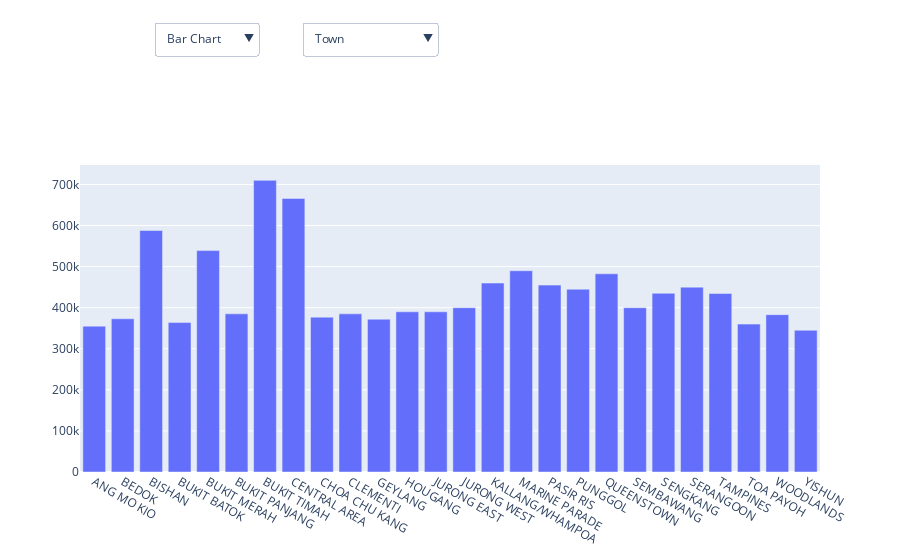

Source (notebook cell):
### Code cell
################plotly custom graph try try laaaalalalalalallaa #################

##### plotly go objeccts try test #####

df5 = pd.read_excel("C://Users//Denzel//Desktop//resaleflatprice_140922.xlsx", sheet_name="resale-flat-prices-based-on-reg")

average_price_town=df5.groupby('town', as_index=False)['resale_price'].median()
average_price_type=df5.groupby('flat_type', as_index=False)['resale_price'].median()
average_price_month=df5.groupby('month', as_index=False)['resale_price'].median()
average_price_storey=df5.groupby('storey_range', as_index=False)['resale_price'].median()
average_price_areasq=df5.groupby('floor_area_sqm', as_index=False)['resale_price'].median()
average_price_model=df5.groupby('flat_model', as_index=False)['resale_price'].median()
average_price_lease=df5.groupby('remaining_lease', as_index=False)['resale_price'].median()


df55 = pd.DataFrame(average_price_town)
df66 = pd.DataFrame(average_price_type)
df77 = pd.DataFrame(average_price_month)
df88 = pd.DataFrame(average_price_storey)
df99 = pd.DataFrame(average_price_areasq)
df100 = pd.DataFrame(average_price_model)
df101 = pd.DataFrame(average_price_lease)


s_town = df55['town'].to_numpy()
s_price = df55['resale_price'].to_numpy()

s_type = df66['flat_type'].to_numpy()
s_price2 = df66['resale_price'].to_numpy()

s_month = df77['month'].to_numpy()
s_price3 = df77['resale_price'].to_numpy()

s_storey = df88['storey_range'].to_numpy()
s_price4 = df88['resale_price'].to_numpy()

s_areasq = df99['floor_area_sqm'].to_numpy()
s_price5 = df99['resale_price'].to_numpy()

s_model = df100['flat_model'].to_numpy()
s_price6 = df100['resale_price'].to_numpy()

s_lease = df101['remaining_lease'].to_numpy()
s_price7 = df101['resale_price'].to_numpy()


plot = go.Figure(data=[go.Bar(
    name='Town',
    x=s_town,
    y=s_price
),
    go.Bar(
    name='month',
    x=s_month,
    y=s_price3, visible=False
),
    go.Bar(
    name='storey_range',
    x=s_storey,
    y=s_price4, visible=False
),
    go.Bar(
    name='flat Type',
    x=s_type,
    y=s_price2, visible=False
),
    go.Bar(
    name='floor area sqm',
    x=s_areasq,
    y=s_price5, visible=False
),
    go.Bar(
    name='Flat Model',
    x=s_model,
    y=s_price6, visible=False
),
    go.Bar(
    name='Remaining Lease',
    x=s_lease,
    y=s_price7, visible=False
)
                      
                      
                      
                      
                      ])


# Add dropdown
plot.update_layout(
    updatemenus=[
        dict(
            buttons=list([
                dict(
                    args=["type", "bar"],
                    label="Bar Chart",
                    method="restyle"
                ),
                dict(
                    args=[{"mode": "markers", "type": "scatter"}],
                    label="Scatter Plot",
                    method="restyle"
                ),
                dict(
                    args=[{"mode": "lines", "type": "pie", "textinfo":"label+percent", "textposition":"inside"}],
                    label="Pie Chart",
                    method="restyle"
                ),
                dict(
                    args=[{"mode": "lines", "type": "scatter"}],
                    label="Line Chart",
                    method="restyle"
                )
            ]),
            direction="down",
            pad={"r": 10, "t": 10},
            showactive=True,
            x=0.1,
            xanchor="left",
            y=1.5,
            yanchor="top"
        ),
        
        
        dict(
            active=0,
            buttons=list([
                dict(label="Town",
                     method="update",
                     args=[{"visible": [True, False, False, False, False, False, False]},
                           {"title": "Flat Type",
                            }]),
                dict(label="Month",
                     method="update",
                     args=[{"visible": [False, True, False, False, False, False, False]},
                           {"title": "Month",
                            }]),
                dict(label="Storey",
                     method="update",
                     args=[{"visible": [False, False, True, False, False, False, False]},
                           {"title": "Storey",
                            }]),
                dict(label="Flat Type",
                     method="update",
                     args=[{"visible": [False, False, False, True, False, False, False]},
                           {"title": "Flat Type",
                            }]),
                dict(label="Floor area sqm",
                     method="update",
                     args=[{"visible": [False, False, False, False, True, False, False]},
                           {"title": "Flat Type",
                            }]),
                dict(label="Flat Model",
                     method="update",
                     args=[{"visible": [False, False, False, False, False, True, False]},
                           {"title": "Flat Model",
                            }]),
                dict(label="Remaining Lease",
                     method="update",
                     args=[{"visible": [False, False, False, False, False, False, True]},
                           {"title": "Remaining Lease",
                            }]),
                
                
                
            ]),
            direction="down",
            pad={"r": 10, "t": 10},
            showactive=True,
            x=0.3,
            xanchor="left",
            y=1.5,
            yanchor="top"
        )
        
        
    ]
)

plot

### Figure 1 — Plotly figure (JSON) as saved in the notebook; plotly's stock layout.template omitted (floating-point values rounded to 4 significant figures; data arrays with more than 128 entries replaced by an {"elided": "..."} marker saying what was removed)
{"data": [{"name": "Town", "type": "bar", "x": ["ANG MO KIO", "BEDOK", "BISHAN", "BUKIT BATOK", "BUKIT MERAH", "BUKIT PANJANG", "BUKIT TIMAH", "CENTRAL AREA", "CHOA CHU KANG", "CLEMENTI", "GEYLANG", "HOUGANG", "JURONG EAST", "JURONG WEST", "KALLANG/WHAMPOA", "MARINE PARADE", "PASIR RIS", "PUNGGOL", "QUEENSTOWN", "SEMBAWANG", "SENGKANG", "SERANGOON", "TAMPINES", "TOA PAYOH", "WOODLANDS", "YISHUN"], "y": [355000, 373000, 588000, 363800, 539000, 385000, 710000, 665944, 377000, 385000, 372000, 390000, 390000, 400000, 460000, 490000, 455000, 445000, 482500, 400000, 435000, 450000, 434500, 360000, 383000, 345000]}, {"name": "month", "type": "bar", "visible": false, "x": ["2015-01-01T00:00:00.000000000", "2015-02-01T00:00:00.000000000", "2015-03-01T00:00:00.000000000", "2015-04-01T00:00:00.000000000", "2015-05-01T00:00:00.000000000", "2015-06-01T00:00:00.000000000", "2015-07-01T00:00:00.000000000", "2015-08-01T00:00:00.000000000", "2015-09-01T00:00:00.000000000", "2015-10-01T00:00:00.000000000", "2015-11-01T00:00:00.000000000", "2015-12-01T00:00:00.000000000", "2016-01-01T00:00:00.000000000", "2016-02-01T00:00:00.000000000", "2016-03-01T00:00:00.000000000", "2016-04-01T00:00:00.000000000", "2016-05-01T00:00:00.000000000", "2016-06-01T00:00:00.000000000", "2016-07-01T00:00:00.000000000", "2016-08-01T00:00:00.000000000", "2016-09-01T00:00:00.000000000", "2016-10-01T00:00:00.000000000", "2016-11-01T00:00:00.000000000", "2016-12-01T00:00:00.000000000"], "y": [415000, 405000, 403000, 406000, 410000, 405000, 405000, 403000, 405500, 400000, 408000, 410000, 400000, 405500, 410000, 410000, 414000, 408000, 416750, 403000, 410000, 408500, 410000, 410000]}, {"name": "storey_range", "type": "bar", "visible": false, "x": ["01 TO 03", "04 TO 06", "07 TO 09", "10 TO 12", "13 TO 15", "16 TO 18", "19 TO 21", "22 TO 24", "25 TO 27", "28 TO 30", "31 TO 33", "34 TO 36", "37 TO 39", "40 TO 42", "43 TO 45", "46 TO 48", "49 TO 51"], "y": [378000, 390000, 403888, 412000, 450000, 480000, 582500, 675000, 705000, 743000, 828000, 850000, 858000, 881888, 970000, 957500, 924440]}, {"name": "flat Type", "type": "bar", "visible": false, "x": ["1 ROOM", "2 ROOM", "3 ROOM", "4 ROOM", "5 ROOM", "EXECUTIVE", "MULTI-GENERATION"], "y": [209500, 245000, 310000, 405000, 475000, 600000, 735000]}, {"name": "floor area sqm", "type": "bar", "visible": false, "x": {"elided": "153 int values"}, "y": {"elided": "153 int values"}}, {"name": "Flat Model", "type": "bar", "visible": false, "x": ["2-room", "Adjoined flat", "Apartment", "DBSS", "Improved", "Improved-Maisonette", "Maisonette", "Model A", "Model A-Maisonette", "Model A2", "Multi Generation", "New Generation", "Premium Apartment", "Premium Apartment Loft", "Premium Maisonette", "Simplified", "Standard", "Terrace", "Type S1", "Type S2"], "y": [240000, 694000, 590000, 730000, 437000, 685000, 650000, 399888, 720500, 358000, 735000, 335000, 443444, 780000, 736500, 341444, 327000, 826500, 865000, 980000]}, {"name": "Remaining Lease", "type": "bar", "visible": false, "x": [48, 49, 50, 51, 52, 53, 54, 55, 56, 57, 58, 59, 60, 61, 62, 63, 64, 65, 66, 67, 68, 69, 70, 71, 72, 73, 74, 75, 76, 77, 78, 79, 80, 81, 82, 83, 84, 85, 86, 87, 88, 89, 90, 91, 92, 93, 94, 95, 96, 97], "y": [250000, 281500, 275000, 287500, 302000, 303944, 305000, 315000, 325000, 369888, 370000, 353000, 360000, 360000, 357500, 342000, 335000, 340000, 350000, 370000, 370000, 366000, 363000, 380000, 400000, 400000, 447000, 495000, 465500, 465000, 450000, 440000, 430000, 428500, 430000, 435000, 435000, 430000, 425000, 431944, 470000, 569000, 505000, 505944, 525000, 585000, 488000, 450000, 695000, 750000]}], "layout": {"updatemenus": [{"buttons": [{"args": ["type", "bar"], "label": "Bar Chart", "method": "restyle"}, {"args": [{"mode": "markers", "type": "scatter"}], "label": "Scatter Plot", "method": "restyle"}, {"args": [{"mode": "lines", "textinfo": "label+percent", "textposition": "inside", "type": "pie"}], "label": "Pie Chart", "method": "restyle"}, {"args": [{"mode": "lines", "type": "scatter"}], "label": "Line Chart", "method": "restyle"}], "direction": "down", "pad": {"r": 10, "t": 10}, "showactive": true, "x": 0.1, "xanchor": "left", "y": 1.5, "yanchor": "top"}, {"active": 0, "buttons": [{"args": [{"visible": [true, false, false, false, false, false, false]}, {"title": "Flat Type"}], "label": "Town", "method": "update"}, {"args": [{"visible": [false, true, false, false, false, false, false]}, {"title": "Month"}], "label": "Month", "method": "update"}, {"args": [{"visible": [false, false, true, false, false, false, false]}, {"title": "Storey"}], "label": "Storey", "method": "update"}, {"args": [{"visible": [false, false, false, true, false, false, false]}, {"title": "Flat Type"}], "label": "Flat Type", "method": "update"}, {"args": [{"visible": [false, false, false, false, true, false, false]}, {"title": "Flat Type"}], "label": "Floor area sqm", "method": "update"}, {"args": [{"visible": [false, false, false, false, false, true, false]}, {"title": "Flat Model"}], "label": "Flat Model", "method": "update"}, {"args": [{"visible": [false, false, false, false, false, false, true]}, {"title": "Remaining Lease"}], "label": "Remaining Lease", "method": "update"}], "direction": "down", "pad": {"r": 10, "t": 10}, "showactive": true, "x": 0.3, "xanchor": "left", "y": 1.5, "yanchor": "top"}]}}
